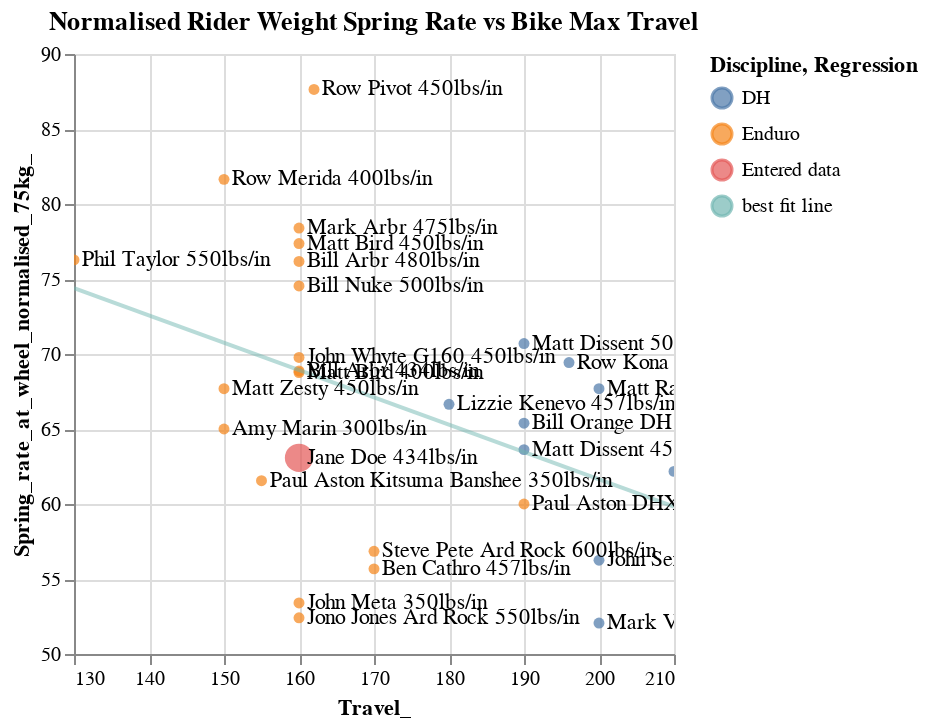

Notebook code for this chart:
### Markdown cell above
<font size="7">Setup analyzer: Uncover your ideal configuration</font>

<font size="2">To use: enter your details on the left and change the spring rate until you find an appropriate spring for your mountain bike, travel and weight</font>

<font size="2">Credit: Rowland Jowett for the original very useful prototype.

### Code cell
#read the results data
#Stroke = rear shock stroke (mm). Shock length at full extension - shock length at full compression. Typically ~ 76mm
#Travel = rear wheel vertical travel, mm. Typically 160mm. 
#Weight = rider weight, kg. 
#Discipline = {DH, Enduro, Other}
#Speed = 1-10. This is relative to Mens world cup DH speed (10). 1 = beginner. 6 = mid pack male grassroots DH race.
#Spring_rate = spring rate in lbs/in
#name = rider name
df = pd.read_csv("Data.csv", index_col=1)
df = df.reset_index()

user_discipline = mr.Select(value="Enduro", choices=['Enduro', 'DH'], label="Discipline")
user_stroke = mr.Slider(value=63, min=20, max=100, label="Rear shock stroke (mm)", step=0.5)
user_travel = mr.Slider(value=160, min=100, max=250, label="Rear wheel vertical travel (mm)", step=5)
user_weight = mr.Slider(value=80, min=20, max=200, label="Rider weight (Kg)", step=1)
user_spring_rate = mr.Slider(value=434, min=200, max=800, label="Spring_rate lbs/in", step=5)
user_speed_rating = mr.Slider(value=5, min=1, max=10, label="Rider speed, Mens WCDH = 10", step=1)
user_name = mr.Text(value='Jane Doe', label='Name')
#button_upload = mr.Button(label="Upload to database", style="primary")


def motion_ratio(travel, stroke):
    return travel/stroke

def spring_rate_at_wheel(spring, motion_ratio):
    return spring/(motion_ratio**2)

def spring_rate_at_wheel_normlaised_75kg(spring_rate_at_wheel, weight):
    return spring_rate_at_wheel*75/weight

def energy_at_max_travel(spring_rate, travel):
    return 0.5*(spring_rate*175.126835)*((travel/1000)**2)

def huck_height(energy_at_max_travel, weight):
    return energy_at_max_travel/(0.6*weight*9.81)

def add_label(name, spring):
    return name + " " + str(spring) + "lbs/in"
    
def add_calucated_quantitles(df):
    df['Motion_ratio'] = motion_ratio(df['Travel'], df['Stroke'])
    df['Spring_rate_at_wheel'] = spring_rate_at_wheel(df['Spring_rate'],df['Motion_ratio'])
    df['Spring_rate_at_wheel_normalised_75kg'] = spring_rate_at_wheel_normlaised_75kg(df['Spring_rate_at_wheel'],df['Weight'])
    df['Energy_at_max_travel'] = energy_at_max_travel(df['Spring_rate'], df['Travel'])
    df['Huck_height_(m)'] = huck_height(df['Energy_at_max_travel'], df['Weight'])
    df['LabelX'] = np.vectorize(add_label)(df['Name'], df['Spring_rate'])
    

data = {
        'Discipline': ['Entered data'],
        'Name': [user_name.value],
        'Stroke': [user_stroke.value],
        'Travel': [user_travel.value],
        'Spring_rate': [user_spring_rate.value],
        'Weight': [user_weight.value],
        'Speed_rating': [user_speed_rating.value],
    }   

df_user = pd.DataFrame(data)
add_calucated_quantitles(df)
add_calucated_quantitles(df_user)
df_user['plot_point_size'] = 3
df['plot_point_size'] = 2
df_combined = pd.concat([df, df_user])


# Make the chart
points = alt.Chart(df, title='Normalised Rider Weight Spring Rate vs Bike Max Travel').mark_circle().encode(
    alt.X('Travel:Q',axis=alt.Axis(title ='Travel_')).scale(zero=False),
    alt.Y('Spring_rate_at_wheel_normalised_75kg:Q', axis=alt.Axis(title ='Spring_rate_at_wheel_normalised_75kg_')).scale(zero=False),
    color='Discipline:N',
    tooltip=['Name', 'Weight', 'Spring_rate', 'Speed_rating', 'Discipline'],
)
points_user = alt.Chart(df_user, title='Normalised Rider Weight Spring Rate vs Bike Max Travel').mark_circle().encode(
    alt.X('Travel:Q',axis=alt.Axis(title ='Travel_')).scale(zero=False),
    alt.Y('Spring_rate_at_wheel_normalised_75kg:Q', axis=alt.Axis(title ='Spring_rate_at_wheel_normalised_75kg_')).scale(zero=False),
    color='Discipline:N',
    tooltip=['Name', 'Weight', 'Spring_rate', 'Speed_rating', 'Discipline'],
    size=alt.value(200)
)

labels =  alt.Chart(df_combined).mark_text(align='left', baseline='middle', dx=4).encode(alt.X('Travel:Q').scale(zero=False),
    alt.Y('Spring_rate_at_wheel_normalised_75kg:Q').scale(zero=False),
    text='LabelX:N')

reg = alt.Chart(df).mark_circle().encode(
    alt.X('Travel:Q',axis=alt.Axis(title ='Travel_')).scale(zero=False),
    alt.Y('Spring_rate_at_wheel_normalised_75kg:Q', axis=alt.Axis(title ='Spring_rate_at_wheel_normalised_75kg_')).scale(zero=False),
    color='Discipline:N',
    tooltip=['Name', 'Weight', 'Spring_rate', 'Speed_rating', 'Discipline']
).transform_regression('Travel', 'Spring_rate_at_wheel_normalised_75kg').mark_line(
     opacity=0.50, 
     shape='mark'
).transform_fold(
     ["best fit line"], 
     as_=["Regression", "y"]
).encode(alt.Color("Regression:N"))


charts = (points + points_user + reg + labels).properties(width="container").interactive()


# Make the chart
huck_height_chart = alt.Chart(df, title='Huck_height_(m) ').mark_circle().encode(
    alt.X('Travel:Q').scale(zero=False),
    alt.Y('Huck_height_(m):Q').scale(zero=False),
    color='Discipline:N',
    tooltip=['Name', 'Weight', 'Spring_rate', 'Speed_rating', 'Discipline']
).properties(
    width="container"
)

huck_height_chart_user = alt.Chart(df_user, title='Huck_height_(m) ').mark_circle().encode(
    alt.X('Travel:Q').scale(zero=False),
    alt.Y('Huck_height_(m):Q').scale(zero=False),
    color='Discipline:N',
    tooltip=['Name', 'Weight', 'Spring_rate', 'Speed_rating', 'Discipline'],
    size=alt.value(200)
).properties(
    width="container"
)

labels_h =  alt.Chart(df_combined).mark_text(align='left', baseline='middle', dx=4).encode(alt.X('Travel:Q').scale(zero=False),
    alt.Y('Huck_height_(m):Q').scale(zero=False),
    text='LabelX:N')

reg_h = alt.Chart(df).mark_circle().encode(
    alt.X('Travel:Q',axis=alt.Axis(title ='Travel_')).scale(zero=False),
    alt.Y('Huck_height_(m):Q', axis=alt.Axis(title ='Huck_height_(m)')).scale(zero=False),
    color='Discipline:N',
    tooltip=['Name', 'Weight', 'Spring_rate', 'Speed_rating', 'Discipline']
).transform_regression('Travel', 'Huck_height_(m)').mark_line(
     opacity=0.50, 
     shape='mark'
).transform_fold(
     ["best fit line"], 
     as_=["Regression", "y"]
).encode(alt.Color("Regression:N"))

charts2 = (huck_height_chart + huck_height_chart_user + reg_h + labels_h).interactive()
charts

### Figure 1 — Vega-Lite specification as saved in the notebook (floating-point values rounded to 4 significant figures)
{"config": {"view": {"continuousWidth": 300, "continuousHeight": 300}}, "layer": [{"data": {"name": "data-33da925a729150d4707bd687ea9fd64e"}, "mark": {"type": "circle"}, "encoding": {"color": {"field": "Discipline", "type": "nominal"}, "tooltip": [{"field": "Name", "type": "nominal"}, {"field": "Weight", "type": "quantitative"}, {"field": "Spring_rate", "type": "quantitative"}, {"field": "Speed_rating", "type": "quantitative"}, {"field": "Discipline", "type": "nominal"}], "x": {"axis": {"title": "Travel_"}, "field": "Travel", "scale": {"zero": false}, "type": "quantitative"}, "y": {"axis": {"title": "Spring_rate_at_wheel_normalised_75kg_"}, "field": "Spring_rate_at_wheel_normalised_75kg", "scale": {"zero": false}, "type": "quantitative"}}, "name": "view_19", "title": "Normalised Rider Weight Spring Rate vs Bike Max Travel"}, {"data": {"name": "data-1b35a5c60130d7d671f3e8441eaffa5a"}, "mark": {"type": "circle"}, "encoding": {"color": {"field": "Discipline", "type": "nominal"}, "size": {"value": 200}, "tooltip": [{"field": "Name", "type": "nominal"}, {"field": "Weight", "type": "quantitative"}, {"field": "Spring_rate", "type": "quantitative"}, {"field": "Speed_rating", "type": "quantitative"}, {"field": "Discipline", "type": "nominal"}], "x": {"axis": {"title": "Travel_"}, "field": "Travel", "scale": {"zero": false}, "type": "quantitative"}, "y": {"axis": {"title": "Spring_rate_at_wheel_normalised_75kg_"}, "field": "Spring_rate_at_wheel_normalised_75kg", "scale": {"zero": false}, "type": "quantitative"}}, "title": "Normalised Rider Weight Spring Rate vs Bike Max Travel"}, {"data": {"name": "data-33da925a729150d4707bd687ea9fd64e"}, "mark": {"type": "line", "opacity": 0.5, "shape": "mark"}, "encoding": {"color": {"field": "Regression", "type": "nominal"}, "tooltip": [{"field": "Name", "type": "nominal"}, {"field": "Weight", "type": "quantitative"}, {"field": "Spring_rate", "type": "quantitative"}, {"field": "Speed_rating", "type": "quantitative"}, {"field": "Discipline", "type": "nominal"}], "x": {"axis": {"title": "Travel_"}, "field": "Travel", "scale": {"zero": false}, "type": "quantitative"}, "y": {"axis": {"title": "Spring_rate_at_wheel_normalised_75kg_"}, "field": "Spring_rate_at_wheel_normalised_75kg", "scale": {"zero": false}, "type": "quantitative"}}, "transform": [{"on": "Travel", "regression": "Spring_rate_at_wheel_normalised_75kg"}, {"fold": ["best fit line"], "as": ["Regression", "y"]}]}, {"data": {"name": "data-9eca739eae8d842e0718247e0390b35b"}, "mark": {"type": "text", "align": "left", "baseline": "middle", "dx": 4}, "encoding": {"text": {"field": "LabelX", "type": "nominal"}, "x": {"field": "Travel", "scale": {"zero": false}, "type": "quantitative"}, "y": {"field": "Spring_rate_at_wheel_normalised_75kg", "scale": {"zero": false}, "type": "quantitative"}}}], "params": [{"name": "param_33", "select": {"type": "interval", "encodings": ["x", "y"]}, "bind": "scales", "views": ["view_19"]}], "width": "container", "$schema": "https://vega.github.io/schema/vega-lite/v5.8.0.json", "datasets": {"data-33da925a729150d4707bd687ea9fd64e": [{"Name": "Matt Radon", "Discipline": "DH", "Stroke": 76.0, "Travel": 200, "Spring_rate": 450, "Weight": 72, "Speed_rating": 6, "Motion_ratio": 2.632, "Spring_rate_at_wheel": 64.98, "Spring_rate_at_wheel_normalised_75kg": 67.69, "Energy_at_max_travel": 1576.0, "Huck_height_(m)": 3.719, "LabelX": "Matt Radon 450lbs/in", "plot_point_size": 2}, {"Name": "Matt Dissent", "Discipline": "DH", "Stroke": 70.0, "Travel": 190, "Spring_rate": 450, "Weight": 72, "Speed_rating": 6, "Motion_ratio": 2.714, "Spring_rate_at_wheel": 61.08, "Spring_rate_at_wheel_normalised_75kg": 63.63, "Energy_at_max_travel": 1422.0, "Huck_height_(m)": 3.357, "LabelX": "Matt Dissent 450lbs/in", "plot_point_size": 2}, {"Name": "Matt Dissent", "Discipline": "DH", "Stroke": 70.0, "Travel": 190, "Spring_rate": 500, "Weight": 72, "Speed_rating": 6, "Motion_ratio": 2.714, "Spring_rate_at_wheel": 67.87, "Spring_rate_at_wheel_normalised_75kg": 70.69, "Energy_at_max_travel": 1581.0, "Huck_height_(m)": 3.729, "LabelX": "Matt Dissent 500lbs/in", "plot_point_size": 2}, {"Name": "John Sender", "Discipline": "DH", "Stroke": 75.0, "Travel": 200, "Spring_rate": 400, "Weight": 75, "Speed_rating": 6, "Motion_ratio": 2.667, "Spring_rate_at_wheel": 56.25, "Spring_rate_at_wheel_normalised_75kg": 56.25, "Energy_at_max_travel": 1401.0, "Huck_height_(m)": 3.174, "LabelX": "John Sender 400lbs/in", "plot_point_size": 2}, {"Name": "Bill Orange DH", "Discipline": "DH", "Stroke": 76.0, "Travel": 190, "Spring_rate": 425, "Weight": 78, "Speed_rating": 6, "Motion_ratio": 2.5, "Spring_rate_at_wheel": 68.0, "Spring_rate_at_wheel_normalised_75kg": 65.38, "Energy_at_max_travel": 1343.0, "Huck_height_(m)": 2.926, "LabelX": "Bill Orange DH 425lbs/in", "plot_point_size": 2}, {"Name": "Mark Vitus Dominer", "Discipline": "DH", "Stroke": 70.0, "Travel": 200, "Spring_rate": 425, "Weight": 75, "Speed_rating": 6, "Motion_ratio": 2.857, "Spring_rate_at_wheel": 52.06, "Spring_rate_at_wheel_normalised_75kg": 52.06, "Energy_at_max_travel": 1489.0, "Huck_height_(m)": 3.372, "LabelX": "Mark Vitus Dominer 425lbs/in", "plot_point_size": 2}, {"Name": "Row Kona", "Discipline": "DH", "Stroke": 70.0, "Travel": 196, "Spring_rate": 450, "Weight": 62, "Speed_rating": 6, "Motion_ratio": 2.8, "Spring_rate_at_wheel": 57.4, "Spring_rate_at_wheel_normalised_75kg": 69.43, "Energy_at_max_travel": 1514.0, "Huck_height_(m)": 4.148, "LabelX": "Row Kona 450lbs/in", "plot_point_size": 2}, {"Name": "Amy Gambler", "Discipline": "DH", "Stroke": 89.0, "Travel": 210, "Spring_rate": 300, "Weight": 65, "Speed_rating": 6, "Motion_ratio": 2.36, "Spring_rate_at_wheel": 53.88, "Spring_rate_at_wheel_normalised_75kg": 62.17, "Energy_at_max_travel": 1158.0, "Huck_height_(m)": 3.028, "LabelX": "Amy Gambler 300lbs/in", "plot_point_size": 2}, {"Name": "Lizzie Kenevo", "Discipline": "DH", "Stroke": 63.0, "Travel": 180, "Spring_rate": 457, "Weight": 63, "Speed_rating": 6, "Motion_ratio": 2.857, "Spring_rate_at_wheel": 55.98, "Spring_rate_at_wheel_normalised_75kg": 66.65, "Energy_at_max_travel": 1297.0, "Huck_height_(m)": 3.496, "LabelX": "Lizzie Kenevo 457lbs/in", "plot_point_size": 2}, {"Name": "Matt Zesty", "Discipline": "Enduro", "Stroke": 57.0, "Travel": 150, "Spring_rate": 450, "Weight": 72, "Speed_rating": 6, "Motion_ratio": 2.632, "Spring_rate_at_wheel": 64.98, "Spring_rate_at_wheel_normalised_75kg": 67.69, "Energy_at_max_travel": 886.6, "Huck_height_(m)": 2.092, "LabelX": "Matt Zesty 450lbs/in", "plot_point_size": 2}, {"Name": "Matt Bird", "Discipline": "Enduro", "Stroke": 65.0, "Travel": 160, "Spring_rate": 450, "Weight": 72, "Speed_rating": 6, "Motion_ratio": 2.462, "Spring_rate_at_wheel": 74.27, "Spring_rate_at_wheel_normalised_75kg": 77.36, "Energy_at_max_travel": 1009.0, "Huck_height_(m)": 2.38, "LabelX": "Matt Bird 450lbs/in", "plot_point_size": 2}, {"Name": "Matt Bird", "Discipline": "Enduro", "Stroke": 65.0, "Travel": 160, "Spring_rate": 400, "Weight": 72, "Speed_rating": 6, "Motion_ratio": 2.462, "Spring_rate_at_wheel": 66.02, "Spring_rate_at_wheel_normalised_75kg": 68.77, "Energy_at_max_travel": 896.6, "Huck_height_(m)": 2.116, "LabelX": "Matt Bird 400lbs/in", "plot_point_size": 2}, {"Name": "John Whyte G160", "Discipline": "Enduro", "Stroke": 63.0, "Travel": 160, "Spring_rate": 450, "Weight": 75, "Speed_rating": 6, "Motion_ratio": 2.54, "Spring_rate_at_wheel": 69.77, "Spring_rate_at_wheel_normalised_75kg": 69.77, "Energy_at_max_travel": 1009.0, "Huck_height_(m)": 2.285, "LabelX": "John Whyte G160 450lbs/in", "plot_point_size": 2}, {"Name": "John Meta", "Discipline": "Enduro", "Stroke": 62.5, "Travel": 160, "Spring_rate": 350, "Weight": 75, "Speed_rating": 6, "Motion_ratio": 2.56, "Spring_rate_at_wheel": 53.41, "Spring_rate_at_wheel_normalised_75kg": 53.41, "Energy_at_max_travel": 784.6, "Huck_height_(m)": 1.777, "LabelX": "John Meta 350lbs/in", "plot_point_size": 2}, {"Name": "Bill Nuke", "Discipline": "Enduro", "Stroke": 63.0, "Travel": 160, "Spring_rate": 500, "Weight": 78, "Speed_rating": 6, "Motion_ratio": 2.54, "Spring_rate_at_wheel": 77.52, "Spring_rate_at_wheel_normalised_75kg": 74.54, "Energy_at_max_travel": 1121.0, "Huck_height_(m)": 2.441, "LabelX": "Bill Nuke 500lbs/in", "plot_point_size": 2}, {"Name": "Bill Arbr", "Discipline": "Enduro", "Stroke": 65.0, "Travel": 160, "Spring_rate": 434, "Weight": 78, "Speed_rating": 6, "Motion_ratio": 2.462, "Spring_rate_at_wheel": 71.63, "Spring_rate_at_wheel_normalised_75kg": 68.87, "Energy_at_max_travel": 972.9, "Huck_height_(m)": 2.119, "LabelX": "Bill Arbr 434lbs/in", "plot_point_size": 2}, {"Name": "Mark Arbr", "Discipline": "Enduro", "Stroke": 65.0, "Travel": 160, "Spring_rate": 475, "Weight": 75, "Speed_rating": 6, "Motion_ratio": 2.462, "Spring_rate_at_wheel": 78.39, "Spring_rate_at_wheel_normalised_75kg": 78.39, "Energy_at_max_travel": 1065.0, "Huck_height_(m)": 2.412, "LabelX": "Mark Arbr 475lbs/in", "plot_point_size": 2}, {"Name": "Phil Taylor", "Discipline": "Enduro", "Stroke": 50.0, "Travel": 130, "Spring_rate": 550, "Weight": 80, "Speed_rating": 6, "Motion_ratio": 2.6, "Spring_rate_at_wheel": 81.36, "Spring_rate_at_wheel_normalised_75kg": 76.28, "Energy_at_max_travel": 813.9, "Huck_height_(m)": 1.728, "LabelX": "Phil Taylor 550lbs/in", "plot_point_size": 2}, {"Name": "Row Pivot", "Discipline": "Enduro", "Stroke": 65.0, "Travel": 162, "Spring_rate": 450, "Weight": 62, "Speed_rating": 6, "Motion_ratio": 2.492, "Spring_rate_at_wheel": 72.45, "Spring_rate_at_wheel_normalised_75kg": 87.64, "Energy_at_max_travel": 1034.0, "Huck_height_(m)": 2.834, "LabelX": "Row Pivot 450lbs/in", "plot_point_size": 2}, {"Name": "Amy Marin", "Discipline": "Enduro", "Stroke": 65.0, "Travel": 150, "Spring_rate": 300, "Weight": 65, "Speed_rating": 6, "Motion_ratio": 2.308, "Spring_rate_at_wheel": 56.33, "Spring_rate_at_wheel_normalised_75kg": 65.0, "Energy_at_max_travel": 591.1, "Huck_height_(m)": 1.545, "LabelX": "Amy Marin 300lbs/in", "plot_point_size": 2}, {"Name": "Ben Cathro", "Discipline": "Enduro", "Stroke": 65.0, "Travel": 170, "Spring_rate": 457, "Weight": 90, "Speed_rating": 10, "Motion_ratio": 2.615, "Spring_rate_at_wheel": 66.81, "Spring_rate_at_wheel_normalised_75kg": 55.68, "Energy_at_max_travel": 1156.0, "Huck_height_(m)": 2.183, "LabelX": "Ben Cathro 457lbs/in", "plot_point_size": 2}, {"Name": "Paul Aston Kitsuma Banshee", "Discipline": "Enduro", "Stroke": 65.0, "Travel": 155, "Spring_rate": 350, "Weight": 75, "Speed_rating": 9, "Motion_ratio": 2.385, "Spring_rate_at_wheel": 61.55, "Spring_rate_at_wheel_normalised_75kg": 61.55, "Energy_at_max_travel": 736.3, "Huck_height_(m)": 1.668, "LabelX": "Paul Aston Kitsuma Banshee 350lbs/in", "plot_point_size": 2}, {"Name": "Paul Aston DHX2 Banshee Legend", "Discipline": "Enduro", "Stroke": 76.0, "Travel": 190, "Spring_rate": 375, "Weight": 75, "Speed_rating": 9, "Motion_ratio": 2.5, "Spring_rate_at_wheel": 60.0, "Spring_rate_at_wheel_normalised_75kg": 60.0, "Energy_at_max_travel": 1185.0, "Huck_height_(m)": 2.685, "LabelX": "Paul Aston DHX2 Banshee Legend 375lbs/in", "plot_point_size": 2}, {"Name": "Row Merida", "Discipline": "Enduro", "Stroke": 65.0, "Travel": 150, "Spring_rate": 400, "Weight": 69, "Speed_rating": 6, "Motion_ratio": 2.308, "Spring_rate_at_wheel": 75.11, "Spring_rate_at_wheel_normalised_75kg": 81.64, "Energy_at_max_travel": 788.1, "Huck_height_(m)": 1.94, "LabelX": "Row Merida 400lbs/in", "plot_point_size": 2}, {"Name": "Jono Jones Ard Rock", "Discipline": "Enduro", "Stroke": 55.0, "Travel": 160, "Spring_rate": 550, "Weight": 93, "Speed_rating": 10, "Motion_ratio": 2.909, "Spring_rate_at_wheel": 64.99, "Spring_rate_at_wheel_normalised_75kg": 52.41, "Energy_at_max_travel": 1233.0, "Huck_height_(m)": 2.252, "LabelX": "Jono Jones Ard Rock 550lbs/in", "plot_point_size": 2}, {"Name": "Steve Pete Ard Rock", "Discipline": "Enduro", "Stroke": 62.5, "Travel": 170, "Spring_rate": 600, "Weight": 107, "Speed_rating": 10, "Motion_ratio": 2.72, "Spring_rate_at_wheel": 81.1, "Spring_rate_at_wheel_normalised_75kg": 56.84, "Energy_at_max_travel": 1518.0, "Huck_height_(m)": 2.411, "LabelX": "Steve Pete Ard Rock 600lbs/in", "plot_point_size": 2}, {"Name": "Bill Arbr", "Discipline": "Enduro", "Stroke": 65.0, "Travel": 160, "Spring_rate": 480, "Weight": 78, "Speed_rating": 6, "Motion_ratio": 2.462, "Spring_rate_at_wheel": 79.22, "Spring_rate_at_wheel_normalised_75kg": 76.17, "Energy_at_max_travel": 1076.0, "Huck_height_(m)": 2.344, "LabelX": "Bill Arbr 480lbs/in", "plot_point_size": 2}], "data-1b35a5c60130d7d671f3e8441eaffa5a": [{"Discipline": "Entered data", "Name": "Jane Doe", "Stroke": 63, "Travel": 160, "Spring_rate": 434, "Weight": 80, "Speed_rating": 5, "Motion_ratio": 2.54, "Spring_rate_at_wheel": 67.29, "Spring_rate_at_wheel_normalised_75kg": 63.08, "Energy_at_max_travel": 972.9, "Huck_height_(m)": 2.066, "LabelX": "Jane Doe 434lbs/in", "plot_point_size": 3}], "data-9eca739eae8d842e0718247e0390b35b": [{"Name": "Matt Radon", "Discipline": "DH", "Stroke": 76.0, "Travel": 200, "Spring_rate": 450, "Weight": 72, "Speed_rating": 6, "Motion_ratio": 2.632, "Spring_rate_at_wheel": 64.98, "Spring_rate_at_wheel_normalised_75kg": 67.69, "Energy_at_max_travel": 1576.0, "Huck_height_(m)": 3.719, "LabelX": "Matt Radon 450lbs/in", "plot_point_size": 2}, {"Name": "Matt Dissent", "Discipline": "DH", "Stroke": 70.0, "Travel": 190, "Spring_rate": 450, "Weight": 72, "Speed_rating": 6, "Motion_ratio": 2.714, "Spring_rate_at_wheel": 61.08, "Spring_rate_at_wheel_normalised_75kg": 63.63, "Energy_at_max_travel": 1422.0, "Huck_height_(m)": 3.357, "LabelX": "Matt Dissent 450lbs/in", "plot_point_size": 2}, {"Name": "Matt Dissent", "Discipline": "DH", "Stroke": 70.0, "Travel": 190, "Spring_rate": 500, "Weight": 72, "Speed_rating": 6, "Motion_ratio": 2.714, "Spring_rate_at_wheel": 67.87, "Spring_rate_at_wheel_normalised_75kg": 70.69, "Energy_at_max_travel": 1581.0, "Huck_height_(m)": 3.729, "LabelX": "Matt Dissent 500lbs/in", "plot_point_size": 2}, {"Name": "John Sender", "Discipline": "DH", "Stroke": 75.0, "Travel": 200, "Spring_rate": 400, "Weight": 75, "Speed_rating": 6, "Motion_ratio": 2.667, "Spring_rate_at_wheel": 56.25, "Spring_rate_at_wheel_normalised_75kg": 56.25, "Energy_at_max_travel": 1401.0, "Huck_height_(m)": 3.174, "LabelX": "John Sender 400lbs/in", "plot_point_size": 2}, {"Name": "Bill Orange DH", "Discipline": "DH", "Stroke": 76.0, "Travel": 190, "Spring_rate": 425, "Weight": 78, "Speed_rating": 6, "Motion_ratio": 2.5, "Spring_rate_at_wheel": 68.0, "Spring_rate_at_wheel_normalised_75kg": 65.38, "Energy_at_max_travel": 1343.0, "Huck_height_(m)": 2.926, "LabelX": "Bill Orange DH 425lbs/in", "plot_point_size": 2}, {"Name": "Mark Vitus Dominer", "Discipline": "DH", "Stroke": 70.0, "Travel": 200, "Spring_rate": 425, "Weight": 75, "Speed_rating": 6, "Motion_ratio": 2.857, "Spring_rate_at_wheel": 52.06, "Spring_rate_at_wheel_normalised_75kg": 52.06, "Energy_at_max_travel": 1489.0, "Huck_height_(m)": 3.372, "LabelX": "Mark Vitus Dominer 425lbs/in", "plot_point_size": 2}, {"Name": "Row Kona", "Discipline": "DH", "Stroke": 70.0, "Travel": 196, "Spring_rate": 450, "Weight": 62, "Speed_rating": 6, "Motion_ratio": 2.8, "Spring_rate_at_wheel": 57.4, "Spring_rate_at_wheel_normalised_75kg": 69.43, "Energy_at_max_travel": 1514.0, "Huck_height_(m)": 4.148, "LabelX": "Row Kona 450lbs/in", "plot_point_size": 2}, {"Name": "Amy Gambler", "Discipline": "DH", "Stroke": 89.0, "Travel": 210, "Spring_rate": 300, "Weight": 65, "Speed_rating": 6, "Motion_ratio": 2.36, "Spring_rate_at_wheel": 53.88, "Spring_rate_at_wheel_normalised_75kg": 62.17, "Energy_at_max_travel": 1158.0, "Huck_height_(m)": 3.028, "LabelX": "Amy Gambler 300lbs/in", "plot_point_size": 2}, {"Name": "Lizzie Kenevo", "Discipline": "DH", "Stroke": 63.0, "Travel": 180, "Spring_rate": 457, "Weight": 63, "Speed_rating": 6, "Motion_ratio": 2.857, "Spring_rate_at_wheel": 55.98, "Spring_rate_at_wheel_normalised_75kg": 66.65, "Energy_at_max_travel": 1297.0, "Huck_height_(m)": 3.496, "LabelX": "Lizzie Kenevo 457lbs/in", "plot_point_size": 2}, {"Name": "Matt Zesty", "Discipline": "Enduro", "Stroke": 57.0, "Travel": 150, "Spring_rate": 450, "Weight": 72, "Speed_rating": 6, "Motion_ratio": 2.632, "Spring_rate_at_wheel": 64.98, "Spring_rate_at_wheel_normalised_75kg": 67.69, "Energy_at_max_travel": 886.6, "Huck_height_(m)": 2.092, "LabelX": "Matt Zesty 450lbs/in", "plot_point_size": 2}, {"Name": "Matt Bird", "Discipline": "Enduro", "Stroke": 65.0, "Travel": 160, "Spring_rate": 450, "Weight": 72, "Speed_rating": 6, "Motion_ratio": 2.462, "Spring_rate_at_wheel": 74.27, "Spring_rate_at_wheel_normalised_75kg": 77.36, "Energy_at_max_travel": 1009.0, "Huck_height_(m)": 2.38, "LabelX": "Matt Bird 450lbs/in", "plot_point_size": 2}, {"Name": "Matt Bird", "Discipline": "Enduro", "Stroke": 65.0, "Travel": 160, "Spring_rate": 400, "Weight": 72, "Speed_rating": 6, "Motion_ratio": 2.462, "Spring_rate_at_wheel": 66.02, "Spring_rate_at_wheel_normalised_75kg": 68.77, "Energy_at_max_travel": 896.6, "Huck_height_(m)": 2.116, "LabelX": "Matt Bird 400lbs/in", "plot_point_size": 2}, {"Name": "John Whyte G160", "Discipline": "Enduro", "Stroke": 63.0, "Travel": 160, "Spring_rate": 450, "Weight": 75, "Speed_rating": 6, "Motion_ratio": 2.54, "Spring_rate_at_wheel": 69.77, "Spring_rate_at_wheel_normalised_75kg": 69.77, "Energy_at_max_travel": 1009.0, "Huck_height_(m)": 2.285, "LabelX": "John Whyte G160 450lbs/in", "plot_point_size": 2}, {"Name": "John Meta", "Discipline": "Enduro", "Stroke": 62.5, "Travel": 160, "Spring_rate": 350, "Weight": 75, "Speed_rating": 6, "Motion_ratio": 2.56, "Spring_rate_at_wheel": 53.41, "Spring_rate_at_wheel_normalised_75kg": 53.41, "Energy_at_max_travel": 784.6, "Huck_height_(m)": 1.777, "LabelX": "John Meta 350lbs/in", "plot_point_size": 2}, {"Name": "Bill Nuke", "Discipline": "Enduro", "Stroke": 63.0, "Travel": 160, "Spring_rate": 500, "Weight": 78, "Speed_rating": 6, "Motion_ratio": 2.54, "Spring_rate_at_wheel": 77.52, "Spring_rate_at_wheel_normalised_75kg": 74.54, "Energy_at_max_travel": 1121.0, "Huck_height_(m)": 2.441, "LabelX": "Bill Nuke 500lbs/in", "plot_point_size": 2}, {"Name": "Bill Arbr", "Discipline": "Enduro", "Stroke": 65.0, "Travel": 160, "Spring_rate": 434, "Weight": 78, "Speed_rating": 6, "Motion_ratio": 2.462, "Spring_rate_at_wheel": 71.63, "Spring_rate_at_wheel_normalised_75kg": 68.87, "Energy_at_max_travel": 972.9, "Huck_height_(m)": 2.119, "LabelX": "Bill Arbr 434lbs/in", "plot_point_size": 2}, {"Name": "Mark Arbr", "Discipline": "Enduro", "Stroke": 65.0, "Travel": 160, "Spring_rate": 475, "Weight": 75, "Speed_rating": 6, "Motion_ratio": 2.462, "Spring_rate_at_wheel": 78.39, "Spring_rate_at_wheel_normalised_75kg": 78.39, "Energy_at_max_travel": 1065.0, "Huck_height_(m)": 2.412, "LabelX": "Mark Arbr 475lbs/in", "plot_point_size": 2}, {"Name": "Phil Taylor", "Discipline": "Enduro", "Stroke": 50.0, "Travel": 130, "Spring_rate": 550, "Weight": 80, "Speed_rating": 6, "Motion_ratio": 2.6, "Spring_rate_at_wheel": 81.36, "Spring_rate_at_wheel_normalised_75kg": 76.28, "Energy_at_max_travel": 813.9, "Huck_height_(m)": 1.728, "LabelX": "Phil Taylor 550lbs/in", "plot_point_size": 2}, {"Name": "Row Pivot", "Discipline": "Enduro", "Stroke": 65.0, "Travel": 162, "Spring_rate": 450, "Weight": 62, "Speed_rating": 6, "Motion_ratio": 2.492, "Spring_rate_at_wheel": 72.45, "Spring_rate_at_wheel_normalised_75kg": 87.64, "Energy_at_max_travel": 1034.0, "Huck_height_(m)": 2.834, "LabelX": "Row Pivot 450lbs/in", "plot_point_size": 2}, {"Name": "Amy Marin", "Discipline": "Enduro", "Stroke": 65.0, "Travel": 150, "Spring_rate": 300, "Weight": 65, "Speed_rating": 6, "Motion_ratio": 2.308, "Spring_rate_at_wheel": 56.33, "Spring_rate_at_wheel_normalised_75kg": 65.0, "Energy_at_max_travel": 591.1, "Huck_height_(m)": 1.545, "LabelX": "Amy Marin 300lbs/in", "plot_point_size": 2}, {"Name": "Ben Cathro", "Discipline": "Enduro", "Stroke": 65.0, "Travel": 170, "Spring_rate": 457, "Weight": 90, "Speed_rating": 10, "Motion_ratio": 2.615, "Spring_rate_at_wheel": 66.81, "Spring_rate_at_wheel_normalised_75kg": 55.68, "Energy_at_max_travel": 1156.0, "Huck_height_(m)": 2.183, "LabelX": "Ben Cathro 457lbs/in", "plot_point_size": 2}, {"Name": "Paul Aston Kitsuma Banshee", "Discipline": "Enduro", "Stroke": 65.0, "Travel": 155, "Spring_rate": 350, "Weight": 75, "Speed_rating": 9, "Motion_ratio": 2.385, "Spring_rate_at_wheel": 61.55, "Spring_rate_at_wheel_normalised_75kg": 61.55, "Energy_at_max_travel": 736.3, "Huck_height_(m)": 1.668, "LabelX": "Paul Aston Kitsuma Banshee 350lbs/in", "plot_point_size": 2}, {"Name": "Paul Aston DHX2 Banshee Legend", "Discipline": "Enduro", "Stroke": 76.0, "Travel": 190, "Spring_rate": 375, "Weight": 75, "Speed_rating": 9, "Motion_ratio": 2.5, "Spring_rate_at_wheel": 60.0, "Spring_rate_at_wheel_normalised_75kg": 60.0, "Energy_at_max_travel": 1185.0, "Huck_height_(m)": 2.685, "LabelX": "Paul Aston DHX2 Banshee Legend 375lbs/in", "plot_point_size": 2}, {"Name": "Row Merida", "Discipline": "Enduro", "Stroke": 65.0, "Travel": 150, "Spring_rate": 400, "Weight": 69, "Speed_rating": 6, "Motion_ratio": 2.308, "Spring_rate_at_wheel": 75.11, "Spring_rate_at_wheel_normalised_75kg": 81.64, "Energy_at_max_travel": 788.1, "Huck_height_(m)": 1.94, "LabelX": "Row Merida 400lbs/in", "plot_point_size": 2}, {"Name": "Jono Jones Ard Rock", "Discipline": "Enduro", "Stroke": 55.0, "Travel": 160, "Spring_rate": 550, "Weight": 93, "Speed_rating": 10, "Motion_ratio": 2.909, "Spring_rate_at_wheel": 64.99, "Spring_rate_at_wheel_normalised_75kg": 52.41, "Energy_at_max_travel": 1233.0, "Huck_height_(m)": 2.252, "LabelX": "Jono Jones Ard Rock 550lbs/in", "plot_point_size": 2}, {"Name": "Steve Pete Ard Rock", "Discipline": "Enduro", "Stroke": 62.5, "Travel": 170, "Spring_rate": 600, "Weight": 107, "Speed_rating": 10, "Motion_ratio": 2.72, "Spring_rate_at_wheel": 81.1, "Spring_rate_at_wheel_normalised_75kg": 56.84, "Energy_at_max_travel": 1518.0, "Huck_height_(m)": 2.411, "LabelX": "Steve Pete Ard Rock 600lbs/in", "plot_point_size": 2}, {"Name": "Bill Arbr", "Discipline": "Enduro", "Stroke": 65.0, "Travel": 160, "Spring_rate": 480, "Weight": 78, "Speed_rating": 6, "Motion_ratio": 2.462, "Spring_rate_at_wheel": 79.22, "Spring_rate_at_wheel_normalised_75kg": 76.17, "Energy_at_max_travel": 1076.0, "Huck_height_(m)": 2.344, "LabelX": "Bill Arbr 480lbs/in", "plot_point_size": 2}, {"Name": "Jane Doe", "Discipline": "Entered data", "Stroke": 63.0, "Travel": 160, "Spring_rate": 434, "Weight": 80, "Speed_rating": 5, "Motion_ratio": 2.54, "Spring_rate_at_wheel": 67.29, "Spring_rate_at_wheel_normalised_75kg": 63.08, "Energy_at_max_travel": 972.9, "Huck_height_(m)": 2.066, "LabelX": "Jane Doe 434lbs/in", "plot_point_size": 3}]}}
